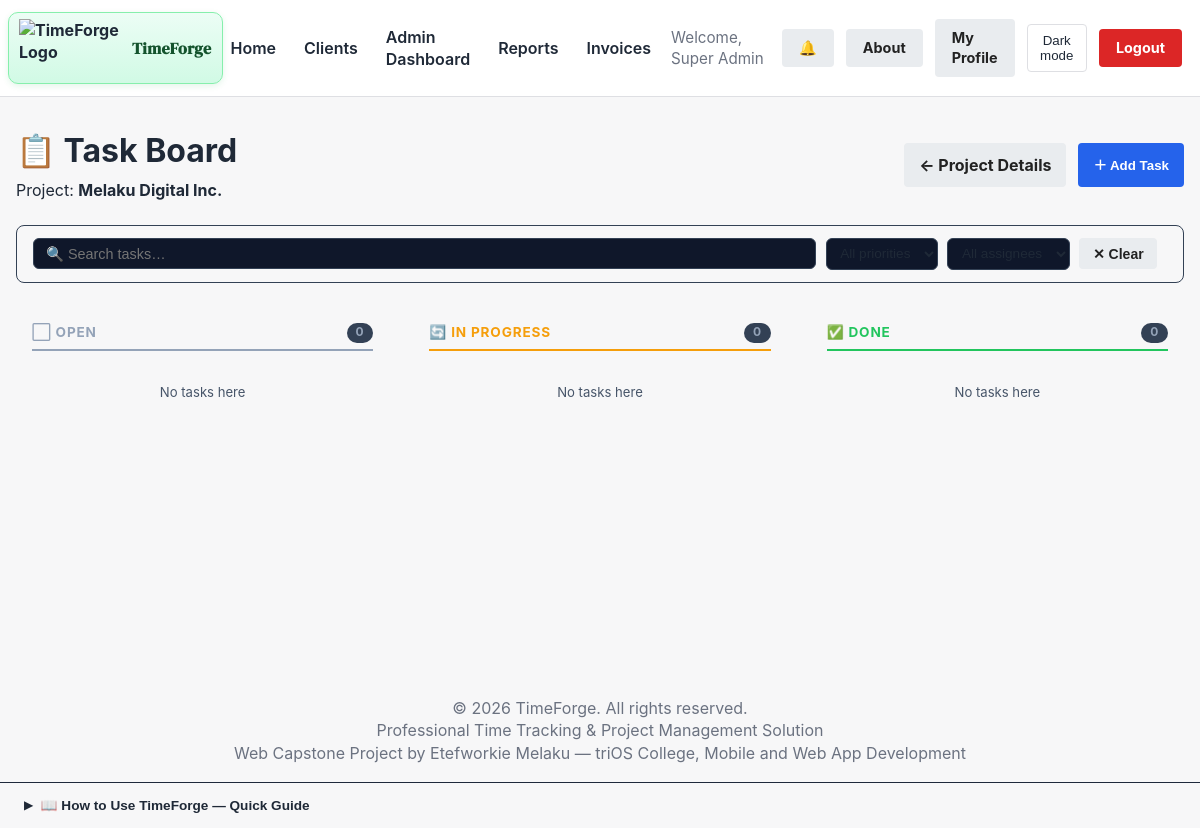
Before: /tasks.php?project_id=4 (signed in) with the older database file.
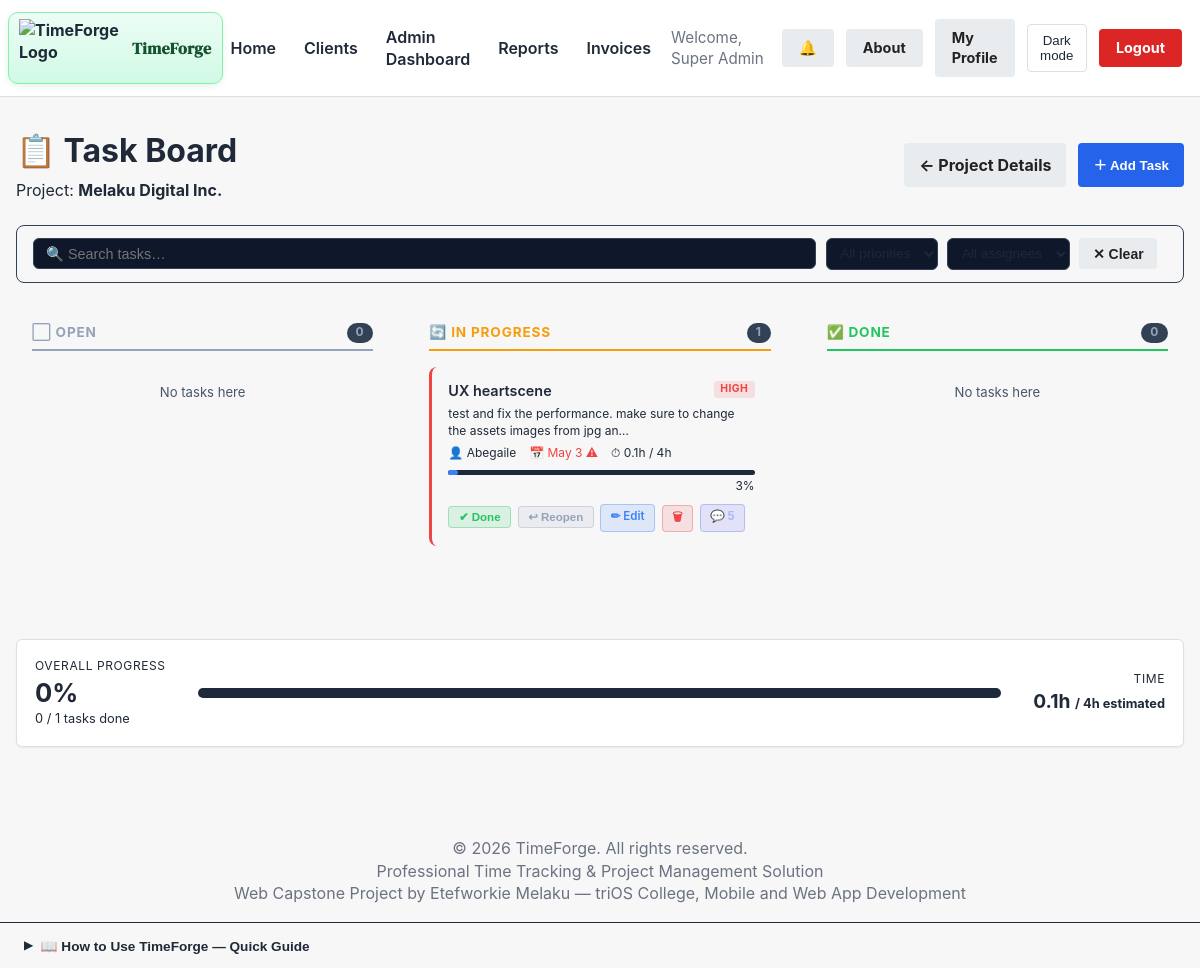
After: the same page with the newer database file.
### tables this page shows
CREATE TABLE `tasks` (
  `id` int(11) NOT NULL,
  `project_id` int(11) NOT NULL,
  `company_id` int(11) NOT NULL,
  `assigned_to` int(11) DEFAULT NULL,
  `title` varchar(200) NOT NULL,
  `description` text DEFAULT NULL,
  `status` enum('open','in_progress','done') NOT NULL DEFAULT 'open',
  `priority` enum('low','medium','high') NOT NULL DEFAULT 'medium',
  `estimated_hours` decimal(6,2) DEFAULT NULL,
  `due_date` date DEFAULT NULL,
  `created_by` int(11) NOT NULL,
  `created_at` datetime NOT NULL DEFAULT current_timestamp(),
  `updated_at` datetime NOT NULL DEFAULT current_timestamp() ON UPDATE current_timestamp()
);

CREATE TABLE `users` (
  `id` int(11) NOT NULL,
  `company_id` int(11) DEFAULT NULL,
  `username` varchar(50) NOT NULL,
  `email` varchar(100) NOT NULL,
  `password` varchar(255) NOT NULL,
  `role` enum('admin','freelancer','client') NOT NULL DEFAULT 'freelancer',
  `full_name` varchar(100) NOT NULL,
  `company_name` varchar(150) DEFAULT NULL,
  `business_tagline` varchar(200) DEFAULT NULL,
  `company_logo` varchar(255) DEFAULT NULL,
  `is_active` tinyint(1) DEFAULT 1,
  `last_login` datetime DEFAULT NULL,
  `last_active_at` datetime DEFAULT NULL,
  `current_project_id` int(11) DEFAULT NULL,
  `password_reset_token` varchar(255) DEFAULT NULL,
  `password_reset_expires` datetime DEFAULT NULL,
  `created_at` timestamp NOT NULL DEFAULT current_timestamp(),
  `updated_at` timestamp NOT NULL DEFAULT current_timestamp() ON UPDATE current_timestamp()
);

### tasks.php (the view, shortened to what the changed rows need)
<?php
require_once __DIR__ . '/db.php';
$company_id = (int)$_SESSION['company_id'];
$role       = $_SESSION['role'];
$project_id = filter_input(INPUT_GET, 'project_id', FILTER_VALIDATE_INT);
$task_where = ($role === 'freelancer')
    ? "AND (t.assigned_to = :uid OR t.assigned_to IS NULL)"
    : "";
$task_params = [':pid' => $project_id, ':cid' => $company_id];
$tasks_stmt = $pdo->prepare("
    SELECT t.*,
           u.full_name AS assignee_name,
           COALESCE(SUM(te.total_seconds),0) AS logged_seconds
    FROM tasks t
    LEFT JOIN users u        ON u.id = t.assigned_to
    LEFT JOIN time_entries te ON te.task_id = t.id AND te.end_time IS NOT NULL
    WHERE t.project_id = :pid AND t.company_id = :cid
    $task_where
    GROUP BY t.id
    ORDER BY FIELD(t.priority,'high','medium','low'), t.due_date ASC, t.id ASC
");
$tasks_stmt->execute($task_params);
$all_tasks = $tasks_stmt->fetchAll(PDO::FETCH_ASSOC);
$cols = ['open' => [], 'in_progress' => [], 'done' => []];
foreach ($all_tasks as $t) $cols[$t['status']][] = $t;
?>
<!DOCTYPE html>
<html lang="en">
<head>
  <link rel="stylesheet" href="/TimeForge_Capstone/css/style.css">
  <link rel="stylesheet" href="/TimeForge_Capstone/css/time_tracker.css">
</head>
<body>
<?php include __DIR__ . '/includes/header_partial.php'; ?>
<div class="container" style="max-width:1200px; padding: 2rem 1rem;">
  <div style="display:flex; justify-content:space-between; align-items:center; flex-wrap:wrap; gap:1rem; margin-bottom:1.5rem;">
    <div>
      <h1 style="margin:0; color:var(--color-accent);">📋 Task Board</h1>
    </div>
  </div>
  <div class="task-board">
    <?php
    $col_labels = [
      'open'        => ['label' => '⬜ Open',       'css' => 'col-open'],
      'in_progress' => ['label' => '🔄 In Progress', 'css' => 'col-in_progress'],
      'done'        => ['label' => '✅ Done',        'css' => 'col-done'],
    ];
    foreach ($col_labels as $col_key => $col_info):
      $tasks = $cols[$col_key];
    ?>
    <div class="task-col <?= $col_info['css'] ?>">
      <div class="task-col-header">
        <span><?= $col_info['label'] ?></span>
        <span class="badge-count"><?= count($tasks) ?></span>
      </div>
      <?php foreach ($tasks as $t):
        $logged_h    = round($t['logged_seconds'] / 3600, 1);
        $est_h       = $t['estimated_hours'] ? (float)$t['estimated_hours'] : 0;
        $pct         = ($est_h > 0) ? min(100, round(($logged_h / $est_h) * 100)) : 0;
        $is_overdue  = $t['due_date'] && $t['status'] !== 'done' && strtotime($t['due_date']) < strtotime('today');
        $due_class   = $is_overdue ? 'overdue' : '';
      ?>
      <div class="task-card priority-<?= $t['priority'] ?>"
           data-assignee="<?= htmlspecialchars($t['assignee_name'] ?? '') ?>">
        <div style="display:flex; justify-content:space-between; align-items:flex-start;">
          <div class="task-title"><?= htmlspecialchars($t['title']) ?></div>
          <span class="priority-badge <?= $t['priority'] ?>"><?= $t['priority'] ?></span>
        </div>
        <?php if ($t['description']): ?>
          <div class="task-meta" style="margin-bottom:.3rem;"><?= htmlspecialchars(mb_strimwidth($t['description'], 0, 80, '…')) ?></div>
        <?php endif; ?>
        <div class="task-meta">
          <?php if ($t['assignee_name']): ?>
            <span>👤 <?= htmlspecialchars($t['assignee_name']) ?></span>
          <?php else: ?>
            <span style="color:#64748b;">👤 Unassigned</span>
          <?php endif; ?>
          <?php if ($t['due_date']): ?>
            <span class="<?= $due_class ?>">📅 <?= date('M j', strtotime($t['due_date'])) ?><?= $is_overdue ? ' ⚠' : '' ?></span>
          <?php endif; ?>
          <?php if ($est_h > 0): ?>
            <span>⏱ <?= $logged_h ?>h / <?= $est_h ?>h</span>
          <?php elseif ($logged_h > 0): ?>
            <span>⏱ <?= $logged_h ?>h logged</span>
          <?php endif; ?>
        </div>
        <?php if ($est_h > 0): ?>
        <div class="task-progress">
          <div class="task-progress-bar" style="width:<?= $pct ?>%; background:<?= $pct >= 100 ? '#22c55e' : '#3b82f6' ?>;"></div>
        </div>
        <div class="task-meta" style="text-align:right; margin-top:.2rem;"><?= $pct ?>%</div>
        <?php endif; ?>
        <div class="task-actions">
          <?php if ($col_key === 'open' && $role !== 'client'): ?>
            <form method="POST" action="task_action.php" style="display:inline;"
                  onsubmit="storeTimerIntent(<?= $t['id'] ?>, <?= $project_id ?>, <?= json_encode($t['title']) ?>)">
              <input type="hidden" name="csrf_token" value="<?= generateCsrfToken() ?>">
              <input type="hidden" name="action"     value="move">
              <input type="hidden" name="task_id"    value="<?= $t['id'] ?>">
              <input type="hidden" name="status"     value="in_progress">
              <input type="hidden" name="project_id" value="<?= $project_id ?>">
              <button type="submit" class="btn-xs btn-move-prog">▶ Start</button>
            </form>
          <?php elseif ($col_key === 'in_progress' && $role !== 'client'): ?>
            <form method="POST" action="task_action.php" style="display:inline;">
              <button class="btn-xs btn-move-done" type="submit">✔ Done</button>
            </form>
            <form method="POST" action="task_action.php" style="display:inline;">
              <button class="btn-xs btn-move-open" type="submit">↩ Reopen</button>
            </form>
          <?php endif; ?>
          <?php if ($role === 'admin'): ?>
            <a href="edit_task.php?id=<?= $t['id'] ?>&project_id=<?= $project_id ?>" class="btn-xs btn-edit-task">✏ Edit</a>
            <form method="POST" action="task_action.php" style="display:inline;" onsubmit="return confirm('Delete this task?')">
              <button class="btn-xs btn-del-task" type="submit">🗑</button>
            </form>
          <?php endif; ?>
          <?php if ($role !== 'client'): ?>
            <?php
              $cc = $pdo->prepare("SELECT COUNT(*) FROM task_comments WHERE task_id = :tid AND company_id = :cid");
              $cc->execute([':tid' => $t['id'], ':cid' => $company_id]);
              $comment_count = (int)$cc->fetchColumn();
              $has_problem   = false;
              if ($comment_count > 0) {
                  $pb = $pdo->prepare("SELECT 1 FROM task_comments WHERE task_id = :tid AND company_id = :cid AND type = 'problem' LIMIT 1");
                  $pb->execute([':tid' => $t['id'], ':cid' => $company_id]);
                  $has_problem = (bool)$pb->fetch();
              }
            ?>
            <a href="task_detail.php?id=<?= $t['id'] ?>&project_id=<?= $project_id ?>"
               class="btn-xs"
               style="background:<?= $has_problem ? 'rgba(239,68,68,.2)' : 'rgba(99,102,241,.15)' ?>;
                      color:<?= $has_problem ? '#f87171' : '#a5b4fc' ?>;
                      border:1px solid <?= $has_problem ? 'rgba(239,68,68,.4)' : 'rgba(99,102,241,.3)' ?>;"
               title="<?= $has_problem ? '🐛 Problem reported — click to view' : 'Comments &amp; Notes' ?>">
              <?= $has_problem ? '🐛' : '💬' ?><?= $comment_count > 0 ? " {$comment_count}" : '' ?>
            </a>
          <?php endif; ?>
        </div>
      </div>
      <?php endforeach; ?>
      <?php if (empty($tasks)): ?>
        <p style="color:#475569; font-size:.82rem; text-align:center; padding:1rem 0;">No tasks here</p>
      <?php endif; ?>
    </div>
    <?php endforeach; ?>
  </div>
  <?php
    $total    = count($all_tasks);
    $done_cnt = count($cols['done']);
    $pct_done = $total > 0 ? round(($done_cnt / $total) * 100) : 0;
    $total_est = array_sum(array_column($all_tasks, 'estimated_hours'));
    $total_log = round(array_sum(array_column($all_tasks, 'logged_seconds')) / 3600, 1);
  ?>
  <?php if ($total > 0): ?>
  <div class="card" style="margin-top:2rem; display:flex; gap:2rem; flex-wrap:wrap; align-items:center;">
    <div>
      <div style="font-size:.75rem; color:var(--color-text-secondary); text-transform:uppercase; letter-spacing:.05em;">Overall Progress</div>
      <div style="font-size:1.6rem; font-weight:700; color:var(--color-accent);"><?= $pct_done ?>%</div>
      <div style="font-size:.8rem; color:var(--color-text-secondary);"><?= $done_cnt ?> / <?= $total ?> tasks done</div>
    </div>
    <div style="flex:1; min-width:200px;">
      <div style="background:#1e293b; border-radius:6px; height:10px; overflow:hidden;">
      </div>
    </div>
    <?php if ($total_est > 0): ?>
    <div style="text-align:right;">
      <div style="font-size:.75rem; color:var(--color-text-secondary); text-transform:uppercase; letter-spacing:.05em;">Time</div>
      <div style="font-size:1.2rem; font-weight:700;"><?= $total_log ?>h <span style="font-size:.8rem; color:var(--color-text-secondary);">/ <?= $total_est ?>h estimated</span></div>
    </div>
    <?php endif; ?>
  </div>
  <?php endif; ?>
</div>
</body>
</html>

Changed rows visible on the page:
added tasks: title "UX heartscene", priority "HIGH", description "test and fix the performance. make sure to change the assets images from jpg an…", assigned_to.full_name "Abegaile", due_date "May 3", logged_h "0.1", estimated_hours "4", pct "3", comment_count "5"
Other visible differences:
$pct_done: (not shown) → "0"
$done_cnt: (not shown) → "0"
$total: (not shown) → "1"
$total_log: (not shown) → "0.1"
$total_est: (not shown) → "4"
new list line: "🔄 IN PROGRESS 1"
text now shown: "OVERALL PROGRESS % / tasks done TIME h / h estimated"
list line gone: "🔄 IN PROGRESS 0 No tasks here"
